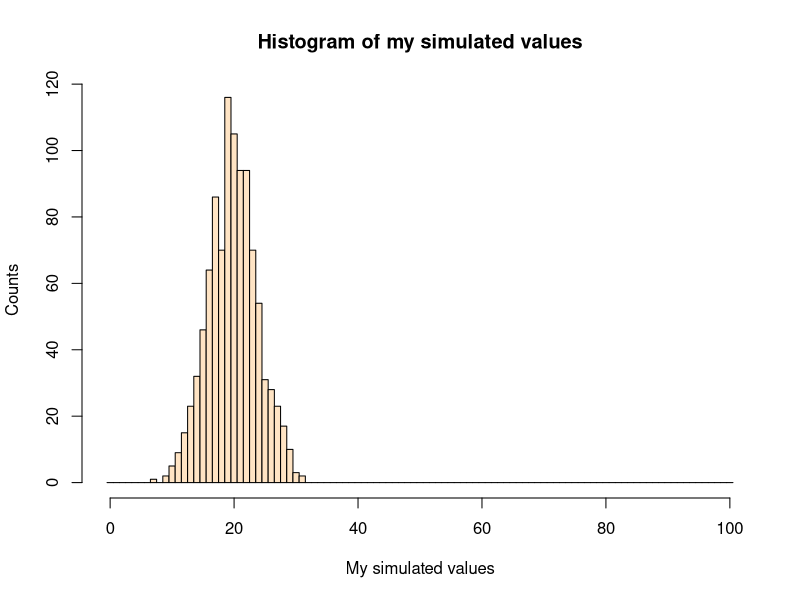

Here is the R script that generated this plot:
## ---- chunk 1
knitr::opts_chunk$set(
  collapse = TRUE,
  fig.align="center",
  fig.pos="t",
  fig.width=12,
  strip.white = TRUE
)
## ---- chunk 2
sims=rbinom(100, size=1, prob=0.2)
sum(sims)/100
mean(sims)
## ---- chunk 3
sims.bin=rbinom(1000, size=100, prob=0.2)
hist(sims.bin, breaks=seq(-0.5, 100.5, 1), main="Histogram of my simulated values", xlab="My simulated values", ylab="Counts", col="bisque", #prob=TRUE
)
## ---- chunk 4
nsim=10
sims.mix=c()
#sims.mix=numeric()
#sims.mix=numeric(nsim)
for(i in 1:nsim) {
    coin=rbinom(n=1, size=1, prob=1/3)
#todo
}
